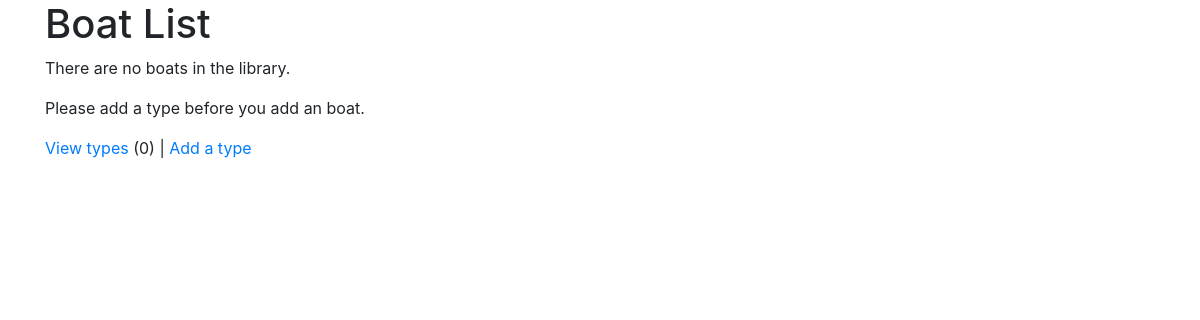
Page /boats/ (signed in) on the earlier database version.
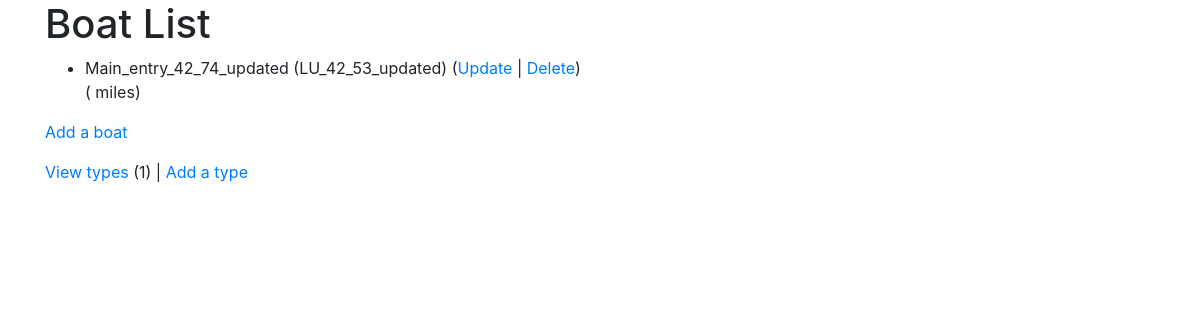
Same page on the later database version.
### boats/models.py (models this page shows, shortened)
class Boat(models.Model):
    nickname = models.CharField(
            max_length=200,
            validators=[MinLengthValidator(2, "Nickname must be greater than 1 character")]
    )
    length = models.PositiveIntegerField()
    knots = models.PositiveIntegerField()
    type = models.ForeignKey('Type', on_delete=models.CASCADE, null=False)

class Type(models.Model):
    name = models.CharField(
            max_length=200,
            validators=[MinLengthValidator(2, "Type must be greater than 1 character")]
    )
    def __str__(self):
        return self.name

### boats/views.py (the view)
# urls.py: path('', views.BoatList.as_view(), name='all'),
class BoatList(LoginRequiredMixin, View) :
    def get(self, request):
        mc = Type.objects.all().count();
        al = Boat.objects.all();
        ctx = { 'type_count': mc, 'boat_list': al };
        return render(request, 'boats/boat_list.html', ctx)

### boats/templates/boats/boat_list.html
{% extends "base_bootstrap.html" %}
{% block content %}
  <h1>Boat List</h1>
  {% if boat_list %}
  <ul>
    {% for boat in boat_list %}
      <li>
          {{ boat.nickname }} ({{ boat.type }})
          (<a href="{% url 'boats:boat_update' boat.id %}">Update</a> |
          <a href="{% url 'boats:boat_delete' boat.id %}">Delete</a>) <br/>
          {{ boat.comments }} ({{ boat.mileage }} miles)
      </li>
    {% endfor %}
  </ul>
  {% else %}
    <p>There are no boats in the library.</p>
  {% endif %}
  <p>
    {% if type_count > 0 %}
      <a href="{% url 'boats:boat_create' %}">Add a boat</a>
    {% else %}
      Please add a type before you add an boat.
    {% endif %}
  </p>
  <p>
  <a href="{% url 'boats:type_list' %}">View types</a> ({{ type_count }}) |
    <a href="{% url 'boats:type_create' %}">Add a type</a>
  </p>
{% endblock %}

### home/templates/base_bootstrap.html (shortened to what this page needs)
<!DOCTYPE html>
<html>
<head>
<link rel="stylesheet"
  href="https://maxcdn.bootstrapcdn.com/bootstrap/4.0.0/css/bootstrap.min.css"
>
<link rel="stylesheet" href="https://use.fontawesome.com/releases/v5.8.1/css/all.css">
<link rel="stylesheet" href="https://use.fontawesome.com/releases/v5.8.1/css/v4-shims.css">
</head>
<body>
<div class="container">
    {% block content %}
    {% endblock %}
</div>
</body>
</html>

Differences in the rows shown:
added Boat: nickname "Main_entry_42_74_updated", type "LU_42_53_updated"
Other differences:
{{ type_count }}: "0" → "1"
text no longer shown: "There are no boats in the library. Please add a type before you add an boat."
text now shown: "Add a boat"
